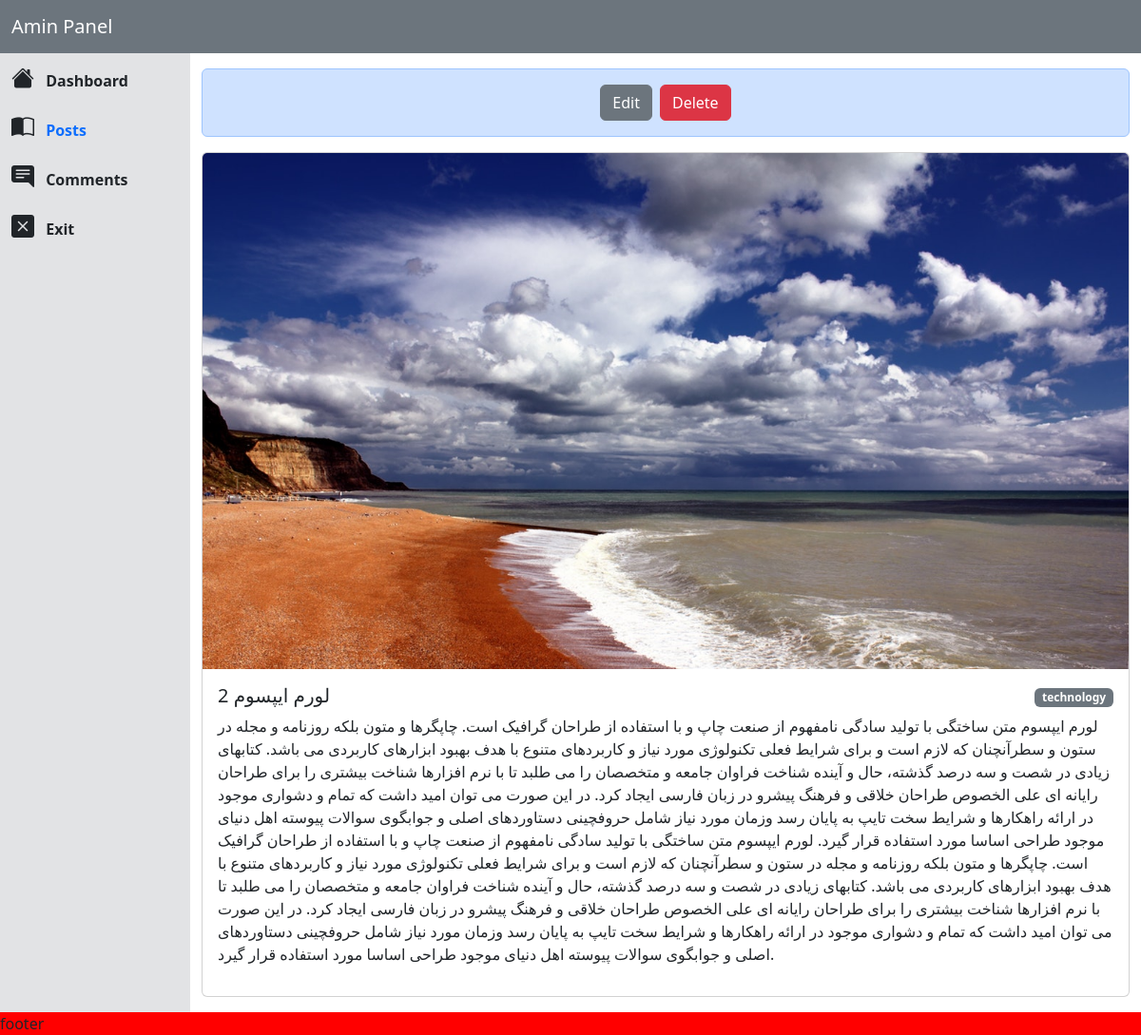
The app's page /admin-panel/pages/posts/view/single.php?id=2 (signed in) with its own data.
### tables this page shows
CREATE TABLE `posts` (
  `id` int(11) NOT NULL,
  `title` varchar(255) NOT NULL,
  `body` text NOT NULL,
  `category_id` int(11) NOT NULL,
  `user_id` int(11) NOT NULL,
  `image` varchar(255) NOT NULL,
  `created_at` date NOT NULL DEFAULT current_timestamp()
);

CREATE TABLE `categories` (
  `id` int(11) NOT NULL,
  `title` varchar(255) NOT NULL
);

### functions/db.php (called while the page is built, shortened)
<?php
function queryExecuteWithParams(PDO $db, $query, $params)
{
    $stmt = $db->prepare($query);
    $stmt->execute($params);
    return $stmt;
}
function queryFetchOne(PDO $db, string $query, array $params = [], int $fetchMode = PDO::FETCH_ASSOC)
{
    $stmt = empty($params)
        ? $db->query($query)
        : queryExecuteWithParams($db, $query, $params);
    return $stmt->fetch($fetchMode);
}
function fetchPostByIdWithCategory(PDO $db, $postId)
{
    $query = "
    SELECT posts.*, categories.title AS category_title
    FROM posts
    JOIN categories ON posts.category_id = categories.id
    WHERE posts.id = :id
";
    $params = ['id' => $postId];
    return queryFetchOne($db, $query, $params);
}

### admin-panel/pages/posts/view/single.php (the view, shortened to what this page needs)
<?php
include(BASE_PATH . '/admin-panel/pages/includes/header.php');
include(BASE_PATH . "/admin-panel/pages/includes/sidebar.php");
$postId = $_GET['id'] ?? null;
try {
    $post = fetchPostByIdWithCategory($db, $postId);
} catch (PDOException $e) {
    flash('post', 'fetch', 'error');
}
?>
<div class="main col-md-9 col-lg-10 mt-3">
    <div class="alert alert-primary" role="alert">
        <div class="d-flex gap-2 justify-content-center">
            <a class="btn btn-secondary" href="<?= BASE_URL ?>/admin-panel/pages/posts/view/edit.php?id=<?= $postId ?>&source=single">Edit</a>
            <button type="button" class="btn btn-danger" data-bs-toggle="modal" data-bs-target="#exampleModal">
                Delete
            </button>
        </div>
    </div>
    <div class="card mb-3 mt-3">
        <img src="<?= BASE_URL ?>/uploads/posts/<?= $post['image'] ?>" class="card-img-top" alt="post image">
        <div class="card-body">
            <div class="d-flex justify-content-between">
                <h5 class="card-title">
                    <?= $post['title'] ?>
                </h5>
                <div><span class="badge text-bg-secondary">
                        <?= $post['category_title'] ?>
                    </span></div>
            </div>
            <p class="text-justify">
                <?= $post['body'] ?>
            </p>
        </div>
    </div>
</div>
</div>
</div>
</section>
<?php
include(BASE_PATH . "/admin-panel/pages/includes/footer.php");
?>

### records on screen
posts: image (picture), title "لورم ایپسوم 2", category.title "technology", body "لورم ایپسوم متن ساختگی با تولید سادگی نامفهوم از صنعت چاپ و با استفاده از طراحان گرافیک است. چاپگرها و متون بلکه روزنامه و مجله در ستون و سطرآنچنان که لازم است و برای شرایط فعلی تکنولوژی مورد نیاز و کاربردهای متنوع با هدف بهبود ابزارهای کاربردی می باشد. کتابهای زیادی در شصت و سه درصد گذشته، حال و آینده شناخت فراوان جامعه و متخصصان را می طلبد تا با نرم افزارها شناخت بیشتری را برای طراحان رایانه ای علی الخصوص طراحان خلاقی و فرهنگ پیشرو در زبان فارسی ایجاد کرد. در این صورت می توان امید داشت که تمام و دشواری موجود در ارائه راهکارها و شرایط سخت تایپ به پایان رسد وزمان مورد نیاز شامل حروفچینی دستاوردهای اصلی و جوابگوی سوالات پیوسته اهل دنیای موجود طراحی اساسا مورد استفاده قرار گیرد. لورم ایپسوم…"
